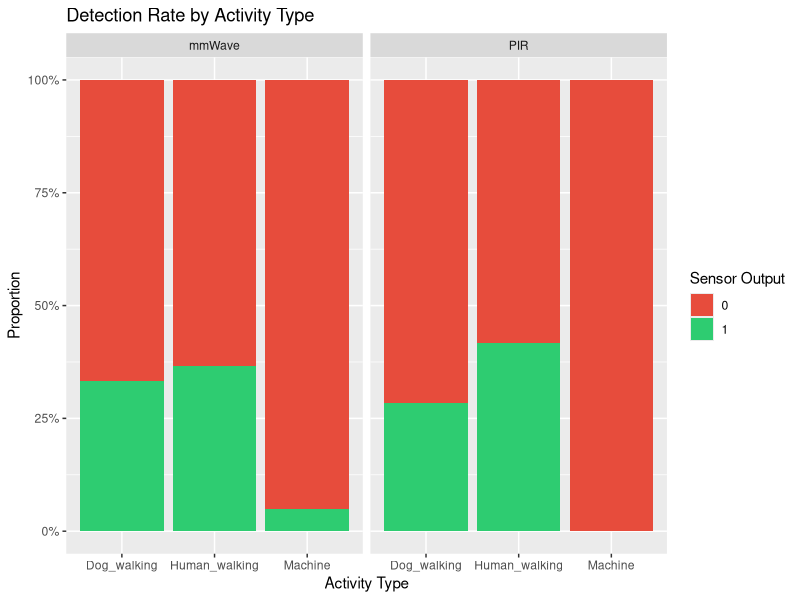
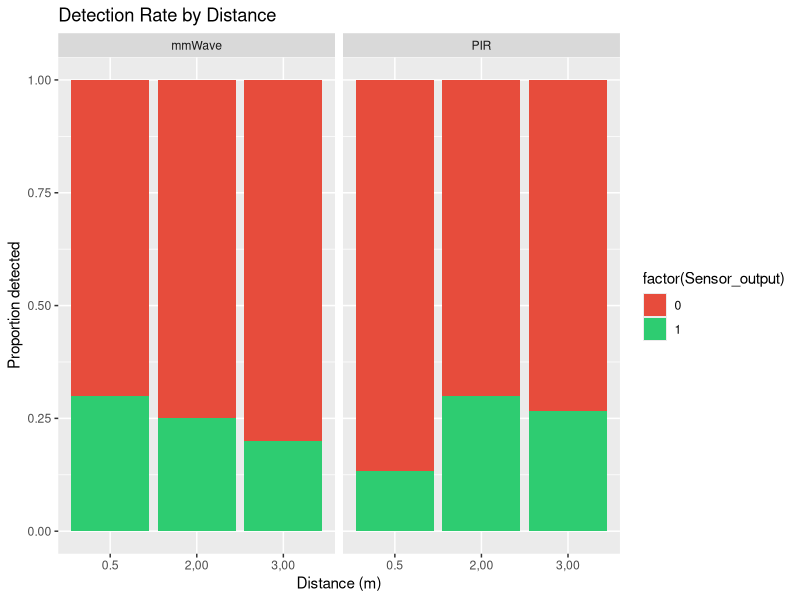
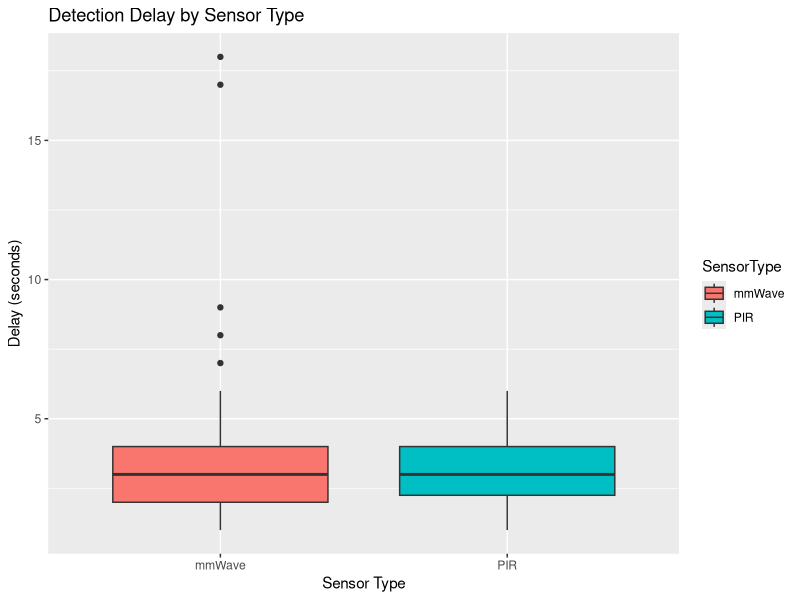
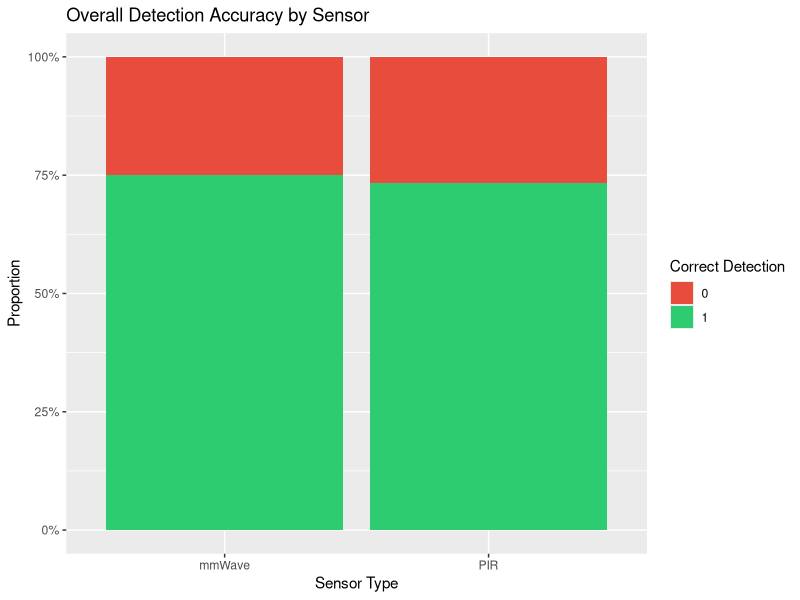
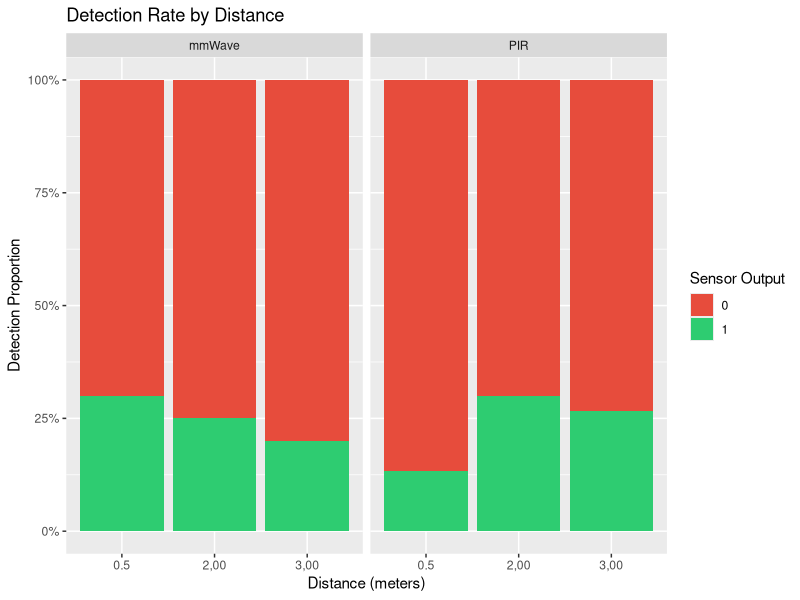
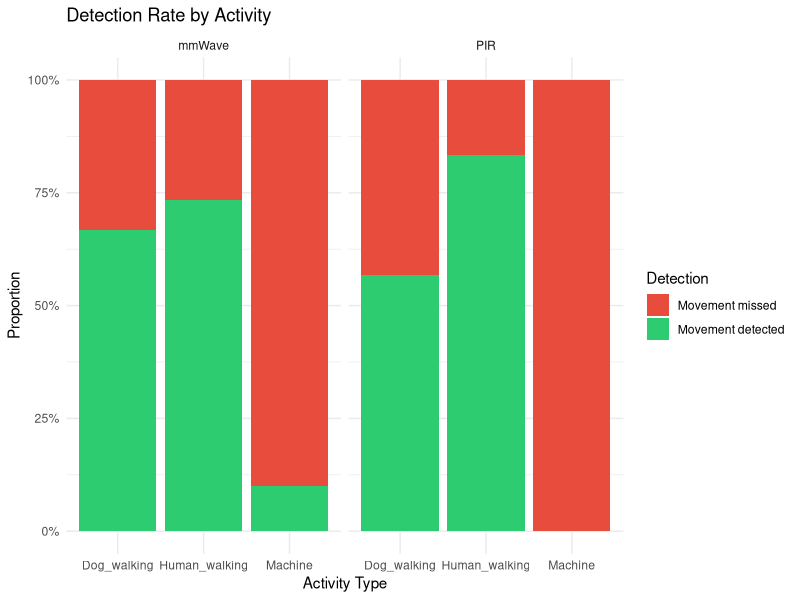
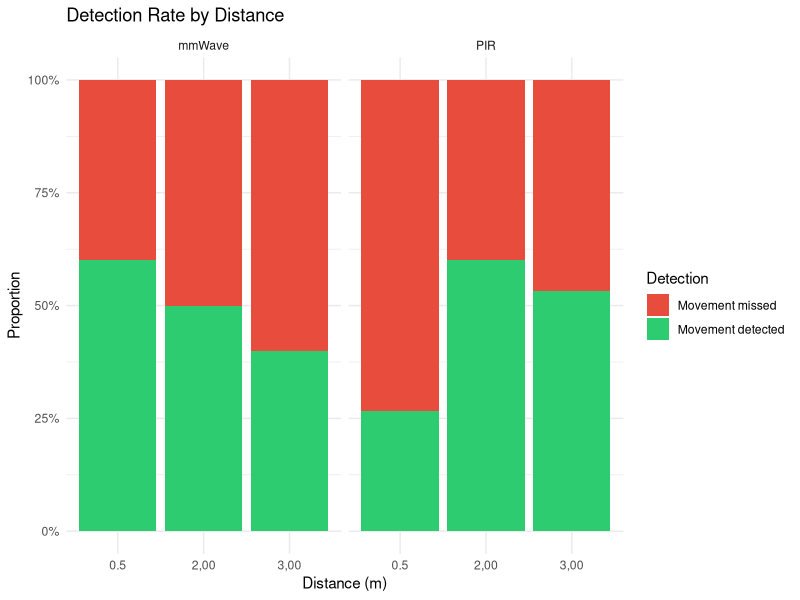

The R source for these figures, in order:
## ---- chunk 1
results_cyber_projectG1 <- read.csv2("results cyber projectG1.csv", stringsAsFactors = FALSE)
## ---- chunk 2
#checking data and renaming dataset to make callback easier
cyberdata <- results_cyber_projectG1
head(cyberdata)
## ---- chunk 3
#confusion matrix all data
table(cyberdata$GroundTruth, cyberdata$Sensor_output)
## ---- chunk 4
#confusion matrix per sensor type
pir_data <- subset(cyberdata, SensorType == "PIR")
mmwave_data <- subset(cyberdata, SensorType == "mmWave")

table(pir_data$GroundTruth, pir_data$Sensor_output)
table(mmwave_data$GroundTruth, mmwave_data$Sensor_output)
## ---- chunk 5
#add extra column called 'output' which clearly states when results show TP, TN, FP or FN
cyberdata$Outcome <- with(cyberdata,
  ifelse(GroundTruth == 1 & Sensor_output == 1, "TP",
  ifelse(GroundTruth == 0 & Sensor_output == 0, "TN",
  ifelse(GroundTruth == 0 & Sensor_output == 1, "FP",
  ifelse(GroundTruth == 1 & Sensor_output == 0, "FN", NA)))))
head(cyberdata)
## ---- chunk 6
#clear table that shows the output results per sensor type
table(cyberdata$SensorType, cyberdata$Outcome)
## ---- chunk 7
#extracting TP, TN, FP and FN for PIR individually
TP_PIR <- sum(pir_data$GroundTruth == 1 & pir_data$Sensor_output == 1)
TN_PIR <- sum(pir_data$GroundTruth == 0 & pir_data$Sensor_output == 0)
FP_PIR <- sum(pir_data$GroundTruth == 0 & pir_data$Sensor_output == 1)
FN_PIR <- sum(pir_data$GroundTruth == 1 & pir_data$Sensor_output == 0)
## ---- chunk 8
#now onto the performance metrics of the PIR sensor overall
#accuracy: proportion of correct predictions = (TP+TN)/(TP+TN+FP+FN)
accuracy_PIR <- (TP_PIR + TN_PIR) / (TP_PIR + TN_PIR + FP_PIR + FN_PIR)

#sensitivity/recall/true positive rate: ability to detect actual movement = TP/(TP+FN)
sensitivity_PIR <- TP_PIR / (TP_PIR + FN_PIR)

#specificity/true negative rate: ability to detect no movement correctly = TN/(TN+FP)
specificity_PIR <- TN_PIR / (TN_PIR + FP_PIR)

#false positive rate: false alarms = FP/(FP+TN)
false_positive_rate_PIR <- FP_PIR / (FP_PIR + TN_PIR)

#false negative rate: missed movements = FN/(TP+FN)
false_negative_rate_PIR <- FN_PIR / (TP_PIR + FN_PIR)

#overall error rate = (FP+FN)/(TP+TN+FP+FN)
error_rate_PIR <- (FP_PIR + FN_PIR) / (TP_PIR + TN_PIR + FP_PIR + FN_PIR)

cat("Accuracy:", accuracy_PIR, "\n")
cat("Sensitivity:", sensitivity_PIR, "\n")
cat("Specificity:", specificity_PIR, "\n")
cat("False Positive Rate:", false_positive_rate_PIR, "\n")
cat("False Negative Rate:", false_negative_rate_PIR, "\n")
cat("Error Rate:", error_rate_PIR, "\n")
## ---- chunk 9
#now for human movement only
pir_human <- subset(pir_data, ActivityType == "Human_walking")

TP_PIR_human <- sum(pir_human$GroundTruth == 1 & pir_human$Sensor_output == 1)
TN_PIR_human <- sum(pir_human$GroundTruth == 0 & pir_human$Sensor_output == 0)
FP_PIR_human <- sum(pir_human$GroundTruth == 0 & pir_human$Sensor_output == 1)
FN_PIR_human <- sum(pir_human$GroundTruth == 1 & pir_human$Sensor_output == 0)

accuracy_PIR_human <- (TP_PIR_human + TN_PIR_human) / 
                      (TP_PIR_human + TN_PIR_human + FP_PIR_human + FN_PIR_human)
cat("Accuracy:", accuracy_PIR_human, "\n")
## ---- chunk 10
#now for dog
pir_dog <- subset(pir_data, ActivityType == "Dog_walking")

TP_PIR_dog <- sum(pir_dog$GroundTruth == 1 & pir_dog$Sensor_output == 1)
TN_PIR_dog <- sum(pir_dog$GroundTruth == 0 & pir_dog$Sensor_output == 0)
FP_PIR_dog <- sum(pir_dog$GroundTruth == 0 & pir_dog$Sensor_output == 1)
FN_PIR_dog <- sum(pir_dog$GroundTruth == 1 & pir_dog$Sensor_output == 0)

accuracy_PIR_dog <- (TP_PIR_dog + TN_PIR_dog) / 
                      (TP_PIR_dog + TN_PIR_dog + FP_PIR_dog + FN_PIR_dog)
cat("Accuracy:", accuracy_PIR_dog, "\n")
## ---- chunk 11
#now for the machine
pir_machine <- subset(pir_data, ActivityType == "Machine")

TP_PIR_machine <- sum(pir_machine$GroundTruth == 1 & pir_machine$Sensor_output == 1)
TN_PIR_machine <- sum(pir_machine$GroundTruth == 0 & pir_machine$Sensor_output == 0)
FP_PIR_machine <- sum(pir_machine$GroundTruth == 0 & pir_machine$Sensor_output == 1)
FN_PIR_machine <- sum(pir_machine$GroundTruth == 1 & pir_machine$Sensor_output == 0)

accuracy_PIR_machine <- (TP_PIR_machine + TN_PIR_machine) / 
                      (TP_PIR_machine + TN_PIR_machine + FP_PIR_machine + FN_PIR_machine)
cat("Accuracy:", accuracy_PIR_machine, "\n")
## ---- chunk 12
#now let's do the same for mmWave sensor
TP_mmwave <- sum(mmwave_data$GroundTruth == 1 & mmwave_data$Sensor_output == 1)
TN_mmwave <- sum(mmwave_data$GroundTruth == 0 & mmwave_data$Sensor_output == 0)
FP_mmwave <- sum(mmwave_data$GroundTruth == 0 & mmwave_data$Sensor_output == 1)
FN_mmwave <- sum(mmwave_data$GroundTruth == 1 & mmwave_data$Sensor_output == 0)
## ---- chunk 13
#now onto the performance metrics of the mmwave sensor
#accuracy: proportion of correct predictions = (TP+TN)/(TP+TN+FP+FN)
accuracy_mmwave <- (TP_mmwave + TN_mmwave) / (TP_mmwave + TN_mmwave + FP_mmwave + FN_mmwave)

#sensitivity/recall/true positive rate: ability to detect actual movement = TP/(TP+FN)
sensitivity_mmwave <- TP_mmwave / (TP_mmwave + FN_mmwave)

#specificity/true negative rate: ability to detect no movement correctly = TN/(TN+FP)
specificity_mmwave <- TN_mmwave / (TN_mmwave + FP_mmwave)

#false positive rate: false alarms = FP/(FP+TN)
false_positive_rate_mmwave <- FP_mmwave / (FP_mmwave + TN_mmwave)

#false negative rate: missed movements = FN/(TP+FN)
false_negative_rate_mmwave <- FN_mmwave / (TP_mmwave + FN_mmwave)

#overall error rate = (FP+FN)/(TP+TN+FP+FN)
error_rate_mmwave <- (FP_mmwave + FN_mmwave) / (TP_mmwave + TN_mmwave + FP_mmwave + FN_mmwave)

cat("Accuracy:", accuracy_mmwave, "\n")
cat("Sensitivity:", sensitivity_mmwave, "\n")
cat("Specificity:", specificity_mmwave, "\n")
cat("False Positive Rate:", false_positive_rate_mmwave, "\n")
cat("False Negative Rate:", false_negative_rate_mmwave, "\n")
cat("Error Rate:", error_rate_mmwave, "\n")
## ---- chunk 14
#now for only human
mmwave_human <- subset(mmwave_data, ActivityType == "Human_walking")

TP_mm_human <- sum(mmwave_human$GroundTruth == 1 & mmwave_human$Sensor_output == 1)
TN_mm_human <- sum(mmwave_human$GroundTruth == 0 & mmwave_human$Sensor_output == 0)
FP_mm_human <- sum(mmwave_human$GroundTruth == 0 & mmwave_human$Sensor_output == 1)
FN_mm_human <- sum(mmwave_human$GroundTruth == 1 & mmwave_human$Sensor_output == 0)

accuracy_mm_human <- (TP_mm_human + TN_mm_human) / 
                     (TP_mm_human + TN_mm_human + FP_mm_human + FN_mm_human)
cat("Accuracy:", accuracy_mm_human, "\n")
## ---- chunk 15
#now for the dog
mmwave_dog <- subset(mmwave_data, ActivityType == "Dog_walking")

TP_mm_dog <- sum(mmwave_dog$GroundTruth == 1 & mmwave_dog$Sensor_output == 1)
TN_mm_dog <- sum(mmwave_dog$GroundTruth == 0 & mmwave_dog$Sensor_output == 0)
FP_mm_dog <- sum(mmwave_dog$GroundTruth == 0 & mmwave_dog$Sensor_output == 1)
FN_mm_dog <- sum(mmwave_dog$GroundTruth == 1 & mmwave_dog$Sensor_output == 0)

accuracy_mm_dog <- (TP_mm_dog + TN_mm_dog) / 
                     (TP_mm_dog + TN_mm_dog + FP_mm_dog + FN_mm_dog)
cat("Accuracy:", accuracy_mm_dog, "\n")
## ---- chunk 16
#now for the machine
mmwave_machine <- subset(mmwave_data, ActivityType == "Machine")

TP_mm_machine <- sum(mmwave_machine$GroundTruth == 1 & mmwave_machine$Sensor_output == 1)
TN_mm_machine <- sum(mmwave_machine$GroundTruth == 0 & mmwave_machine$Sensor_output == 0)
FP_mm_machine <- sum(mmwave_machine$GroundTruth == 0 & mmwave_machine$Sensor_output == 1)
FN_mm_machine <- sum(mmwave_machine$GroundTruth == 1 & mmwave_machine$Sensor_output == 0)

accuracy_mm_machine <- (TP_mm_machine + TN_mm_machine) / 
                     (TP_mm_machine + TN_mm_machine + FP_mm_machine + FN_mm_machine)
cat("Accuracy:", accuracy_mm_machine, "\n")
## ---- chunk 17
#chisquare test for PIR and mmWave
chisq.test(table(pir_data$ActivityType, pir_data$Sensor_output))
chisq.test(table(mmwave_data$ActivityType, mmwave_data$Sensor_output))
## ---- chunk 18
#both chi square tests show a p-value of < 0.05, which means we can reject our nul-hypothesis (detection rate is the same across all activity types), therefore PIR and mmWave detection significantly differs between activity types

#let's put the difference between groups in a table to make is more visual!
table(pir_data$ActivityType, pir_data$Sensor_output)
table(mmwave_data$ActivityType, mmwave_data$Sensor_output)
## ---- chunk 19
#now we model the effects of distance and activity type on detection probability
model_pir <- glm(Sensor_output ~ Distance_m + ActivityType,
                 data = pir_data,
                 family = binomial)

summary(model_pir)
## ---- chunk 20
#what this means^: distance significantly affects detection probability (p<0.05) but the effect is small -> Detection probability changes slightly with increasing distance. No significant evidence that PIR detects humans differently from dogs. The machine result is very high, showing (almost) perfect separation, which is consistent with the fact that is has never been detected by the PIR sensor. All in all, the activity type did not significantly affect detection probability.
## ---- chunk 21
#and now for the mmWave
model_mmwave <- glm(Sensor_output ~ Distance_m + ActivityType,
                 data = mmwave_data,
                 family = binomial)

summary(model_mmwave)
## ---- chunk 22
#what this means^: there is no significant effect of distance and no significant difference between dog detection and human detection. There is a significant difference with machine detection, meaning the mmWave detects machine movement differently from animal movement.
## ---- chunk 23
#now we compare the sensors also using a glm
model_combined <- glm(
  Sensor_output ~ Distance_m + ActivityType + SensorType,
  data = cyberdata,
  family = binomial
)

summary(model_combined)
## ---- chunk 24
#odds dog vs machine:
exp(-2.8578)
## ---- chunk 25
#what this means^: model compares human vs dog, machine vs dog and PIR vs mmWave. Across both sensors, detection performance does not significantly change between 0.5 m, 2 m, and 3 m (only for PIR separately but still just a small significance). Machine movement is detected significantly less often than dog movement.Machine movement is about 94% less likely to be detected than dog movement (see odds ratio above). There is no statistically significant difference between PIR and mmWave sensors in detection probability and thus they perform similar in reliability.
#shorter: PIR and mmWave sensors perform similarly overall, both sensors may miss certain types of movement, machine movement is significantly less likely to be detected -> Motion sensor logs may not reliably detect all types of movement and should therefore be interpreted with caution in forensic investigations.
## ---- chunk 26
library(chron)
library(ggplot2)
## ---- chunk 27
#now let's see if there is a difference in delay time
cyberdata$Sensor_Time <- chron(times = cyberdata$Sensor_Time)
cyberdata$StartTime   <- chron(times = cyberdata$StartTime)

cyberdata$Delay <- as.numeric(cyberdata$Sensor_Time - cyberdata$StartTime) * 24*60*60
t.test(Delay ~ SensorType, data = cyberdata)

## ---- chunk 28
#this means there is no statistically significant difference (p>0.05) in detection delay between the PIR and mmWave sensors.mmWave detects movement about 0.4 seconds slower than PIR but detection times are probably comparable.
## ---- chunk 29
#onto the visuals
#detection rate by activity
ggplot(cyberdata, aes(x = ActivityType, fill = factor(Sensor_output))) +
  geom_bar(position = "fill") +
  facet_wrap(~SensorType) +
  labs(
    title = "Detection Rate by Activity Type",
    x = "Activity Type",
    y = "Proportion",
    fill = "Sensor Output"
  ) +
  scale_y_continuous(labels = scales::percent) +
  scale_fill_manual(values = c(
  "0" = "#E74C3C",
  "1" = "#2ECC71"
))
## ---- chunk 30
#detection by distance
ggplot(cyberdata, aes(x = factor(Distance_m), fill = factor(Sensor_output))) +
  geom_bar(position = "fill") +
  facet_wrap(~SensorType) +
  labs(
    title = "Detection Rate by Distance",
    x = "Distance (m)",
    y = "Proportion detected"
  ) +
  scale_fill_manual(values = c(
  "0" = "#E74C3C",
  "1" = "#2ECC71"
))
## ---- chunk 31
#detction delay comparison
ggplot(cyberdata, aes(x = SensorType, y = Delay, fill = SensorType)) +
  geom_boxplot() +
  labs(
    title = "Detection Delay by Sensor Type",
    x = "Sensor Type",
    y = "Delay (seconds)"
  ) 
## ---- chunk 32
#overall sensor accuracy comparison
cyberdata$Correct <- ifelse(cyberdata$GroundTruth == cyberdata$Sensor_output, 1, 0)

ggplot(cyberdata, aes(x = SensorType, fill = factor(Correct))) +
  geom_bar(position = "fill") +
  labs(
    title = "Overall Detection Accuracy by Sensor",
    x = "Sensor Type",
    y = "Proportion",
    fill = "Correct Detection"
  ) +
  scale_y_continuous(labels = scales::percent) +
  scale_fill_manual(values = c(
  "0" = "#E74C3C",
  "1" = "#2ECC71"
))
## ---- chunk 33
#detection rate per distance like above but then with percentages, choose one of those 2
ggplot(cyberdata, aes(x = factor(Distance_m), fill = factor(Sensor_output))) +
  geom_bar(position = "fill") +
  facet_wrap(~SensorType) +
  labs(
    title = "Detection Rate by Distance",
    x = "Distance (meters)",
    y = "Detection Proportion",
    fill = "Sensor Output"
  ) +
  scale_y_continuous(labels = scales::percent) +
  scale_fill_manual(values = c(
  "0" = "#E74C3C",
  "1" = "#2ECC71"
))
## ---- chunk 34
movement_data <- subset(cyberdata, GroundTruth == 1)

ggplot(movement_data, aes(x = ActivityType, fill = factor(Sensor_output))) +
  geom_bar(position = "fill") +
  facet_wrap(~SensorType) +
  scale_y_continuous(labels = scales::percent) +
  scale_fill_manual(
    values = c("0" = "#E74C3C", "1" = "#2ECC71"),
    labels = c("Movement missed", "Movement detected"),
    name = "Detection"
  ) +
  labs(
    title = "Detection Rate by Activity",
    x = "Activity Type",
    y = "Proportion"
  ) +
  theme_minimal()
## ---- chunk 35
movement_data <- subset(cyberdata, GroundTruth == 1)

ggplot(movement_data, aes(x = factor(Distance_m), fill = factor(Sensor_output))) +
  geom_bar(position = "fill") +
  facet_wrap(~SensorType) +
  scale_y_continuous(labels = scales::percent) +
  scale_fill_manual(
    values = c("0" = "#E74C3C", "1" = "#2ECC71"),
    labels = c("Movement missed", "Movement detected"),
    name = "Detection"
  ) +
  labs(
    title = "Detection Rate by Distance",
    x = "Distance (m)",
    y = "Proportion"
  ) +
  theme_minimal()
